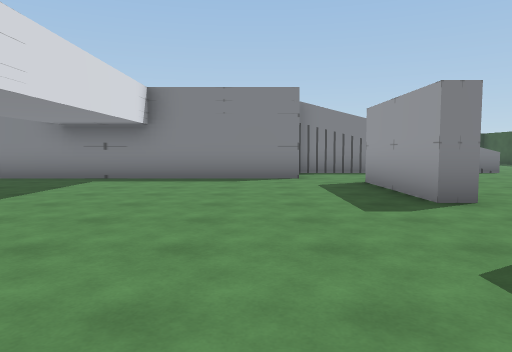
view 1 (above)

24 first-person views from a walk through a Unity game level. The camera is 1.3 m above the floor, tilts 4° down and sees 70° across. The floor is counted in squares, 2 m on a side. Each view is taken from the middle of a square. On the plan, view 1 faces up. The plan holds only what a view shows up to about 11 squares ahead; the rest is blank. The place goes on beyond the plan. The player is left out. Some surface patterns are stand-ins.

view 2
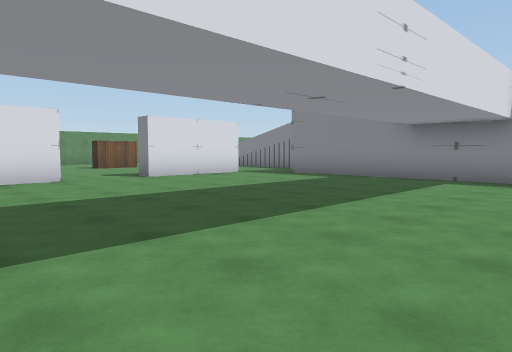

view 3
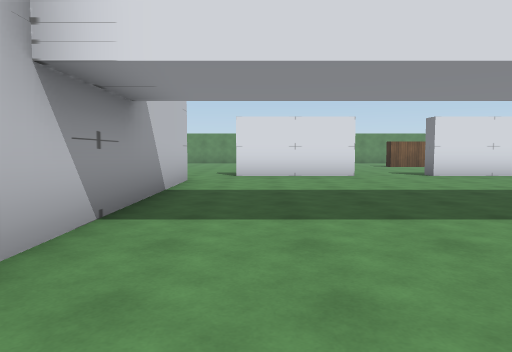

view 4
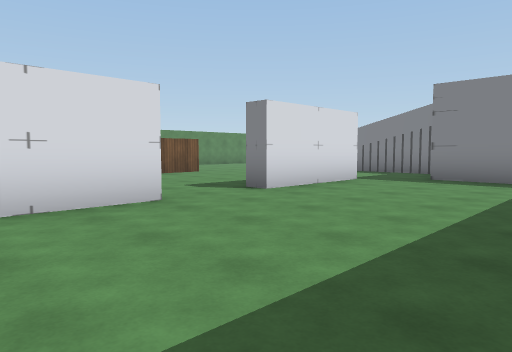

view 5
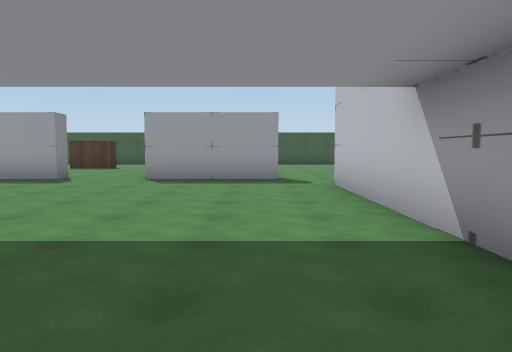

view 6
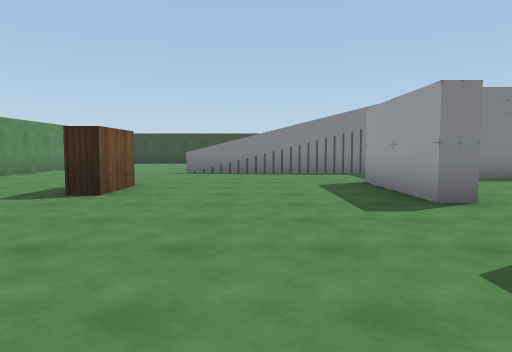

view 7
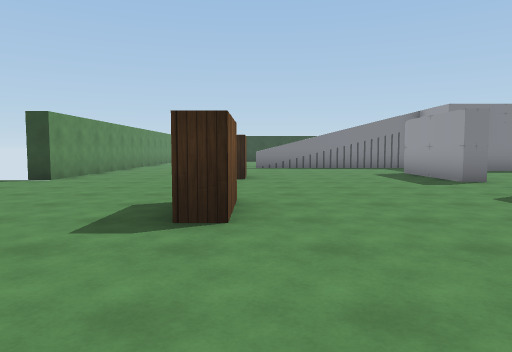

view 8
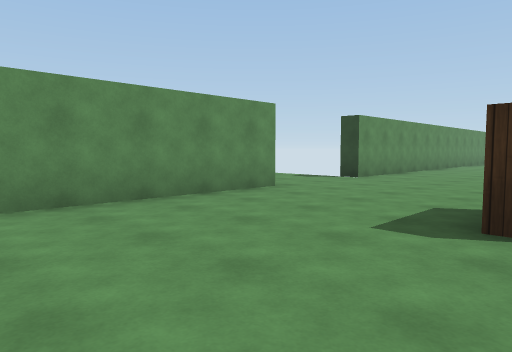

view 9
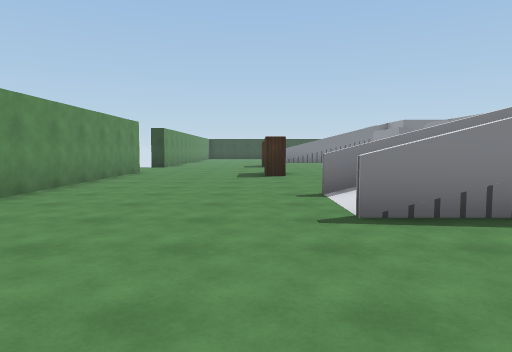

view 10
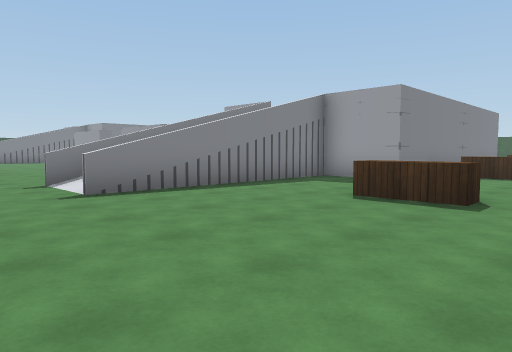

view 11
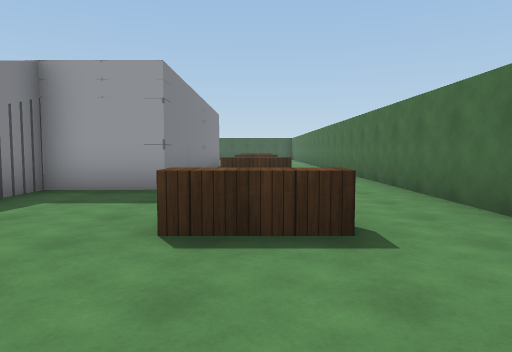

view 12
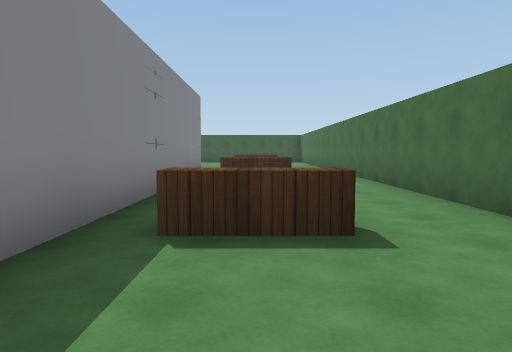

view 13
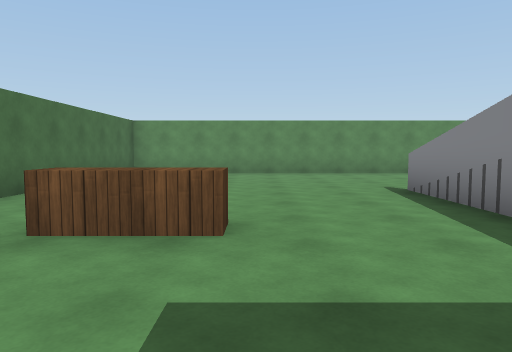

view 14
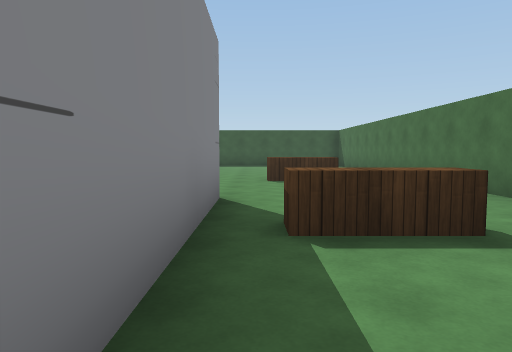

view 15
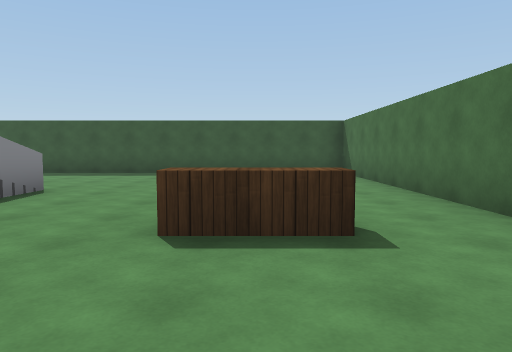

view 16
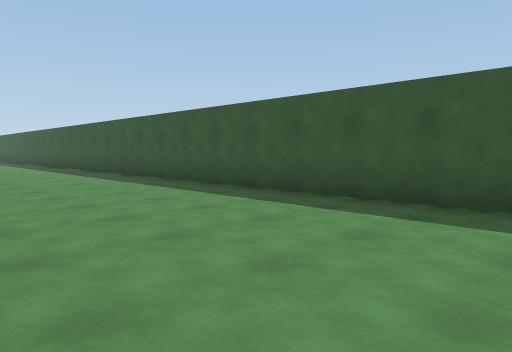

view 17
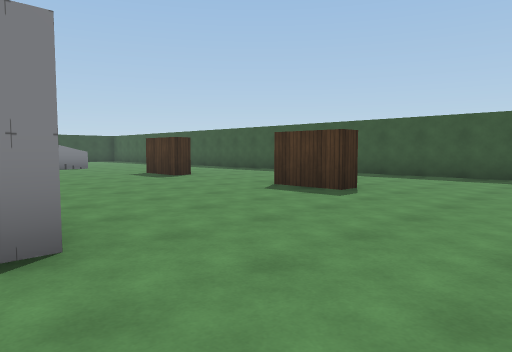

view 18
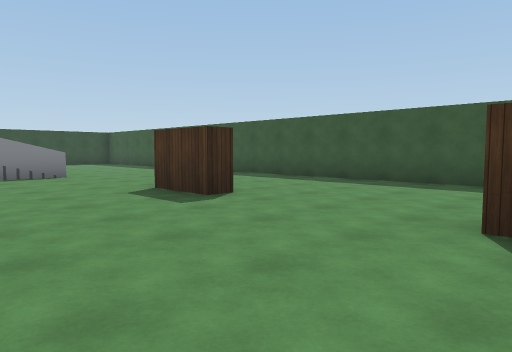

view 19
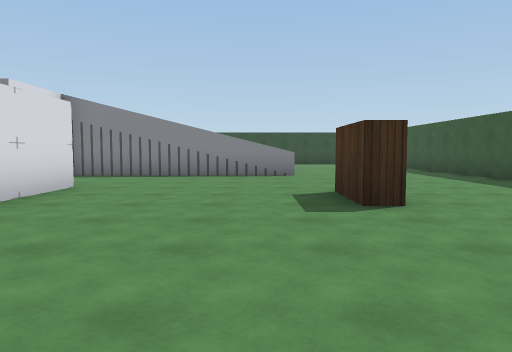

view 20
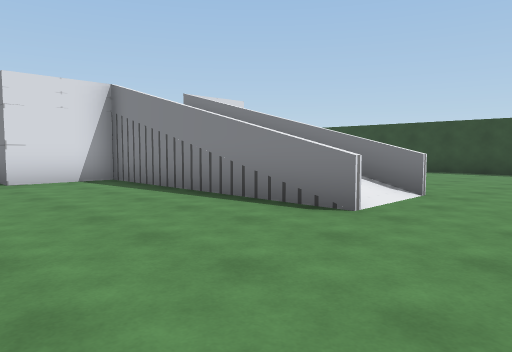

view 21
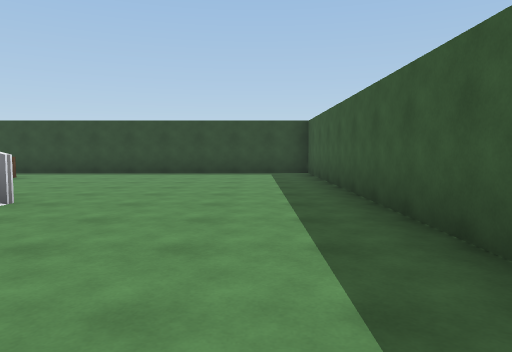

view 22
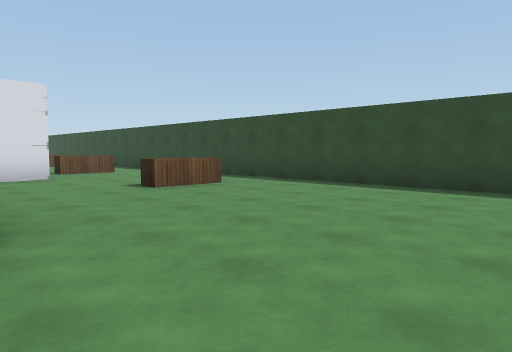

view 23
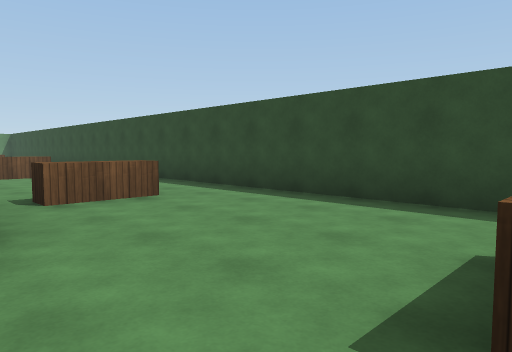

view 24
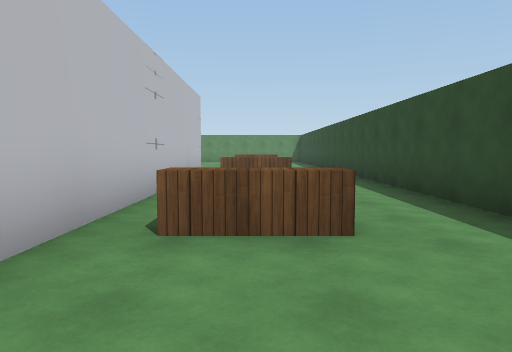

### Floor plan
Points are (right, up) in squares from view 1. A wall is a line through its corners. A room is listed if a view was taken in it or the views show most of it. See-through windows are left out.
Room 1 (views 1, 2, 3, 4, 5)
walls: (-4.2, 8.5) (-8, 8.5); (-9.2, 2.6) (-9.2, -0.5); (-2.6, -1.5) (1, -1.5); (2.3, 4.5) (2.3, 7.5); (-9.2, 7.6) (-9.2, 4.5) (-9.7, 4.5); (1, 8.5) (-2.8, 8.5); (-8, -1.5) (-4.4, -1.5); (2.3, -0.5) (2.3, 2.5)
ways out: opening at (-10, 3.5) to room 2; opening at (-8.5, 7.5) to room 2; opening at (-8, -0.3) to room 2; opening at (1, -1) to room 2; opening at (2, 3.5) to room 2; opening at (2, 8) to room 2
Room 2 (views 6, 7, 8, 9, 10, 11, 12, 13, 14, 15, 16, 17, 18, 19, 20, 21, 22, 23, 24)
walls: (-8, -3.6) (-13.1, -3.6); (-9.7, 4.5) (-9.7, 7.5); (-14.2, 1.8) (-14.2, 0.3) (-14.8, 0.3); (-14.2, 6.8) (-14.2, 5.2) (-14.8, 5.2); (-10.5, -11.5) (11.5, -11.5) (11.5, 18.5) (-9.1, 18.5); (2.9, -0.5) (2.3, -0.5); (-18.5, 2.1) (-18.5, -11.5) (-12.9, -11.5); (1, -7.5) (-8, -7.5) (-8, -5.5) (-13.1, -5.5); (-8.6, 10.5) (-13, 10.5); (2.9, 4.5) (2.3, 4.5); (2.8, 7.5) (2.8, 5.6); (-7.9, 14.5) (0, 14.5); (7.8, 0.3) (7.3, 0.3) (7.3, 1.8); (-18.5, 11) (-18.5, 5) (-19, 5); (7.9, 5.2) (7.3, 5.2) (7.3, 6.8); (1, 14.6) (1, 13.5); (6.1, 10.5) (1, 10.5) (1, 8.5); (6.1, 12.4) (1, 12.4)
low walls: (-10.7, -8.3) (-10.7, -9.8) (-11.2, -9.8) (-11.2, -8.3) (-10.7, -8.3); (-6.2, -9.9) (-6.2, -8.2); (-1.3, -9.9) (-1.3, -8.3) (-0.8, -8.3); (3.7, -9.9) (3.7, -8.2); (-5.7, 16.9) (-5.7, 15.2); (-0.7, 16.9) (-0.7, 15.3) (-1.2, 15.3); (4.3, 16.9) (4.3, 15.3) (3.8, 15.3)
ways out: opening at (-10, 3.5) to room 1; opening at (-8.5, 7.5) to room 1; opening at (-8, -0.3) to room 1; opening at (1, -1) to room 1; opening at (2, 3.5) to room 1; opening at (2, 8) to room 1

Where each view was taken, in squares from view 1:
view 1: 0 up, 0 right, facing up
view 2: 0 up, 1 left, facing up-left
view 3: 0 up, 0 right, facing left
view 4: 0 up, 5 left, facing up-left
view 5: 0 up, 6 left, facing right
view 6: 0 up, 12 left, facing up
view 7: 3 down, 14 left, facing up
view 8: 3 down, 14 left, facing up-left
view 9: 9 down, 15 left, facing up
view 10: 11 down, 16 left, facing up-right
view 11: 9 down, 14 left, facing right
view 12: 9 down, 9 left, facing right
view 13: 8 down, 8 left, facing left
view 14: 8 down, 4 left, facing right
view 15: 9 down, 1 right, facing right
view 16: 7 down, 7 right, facing up-right
view 17: 3 down, 2 right, facing up-right
view 18: 1 up, 4 right, facing up-right
view 19: 1 up, 6 right, facing up
view 20: 7 up, 9 right, facing up-left
view 21: 8 up, 10 right, facing up
view 22: 12 up, 10 right, facing up-left
view 23: 14 up, 4 right, facing up-left
view 24: 16 up, 2 right, facing left
